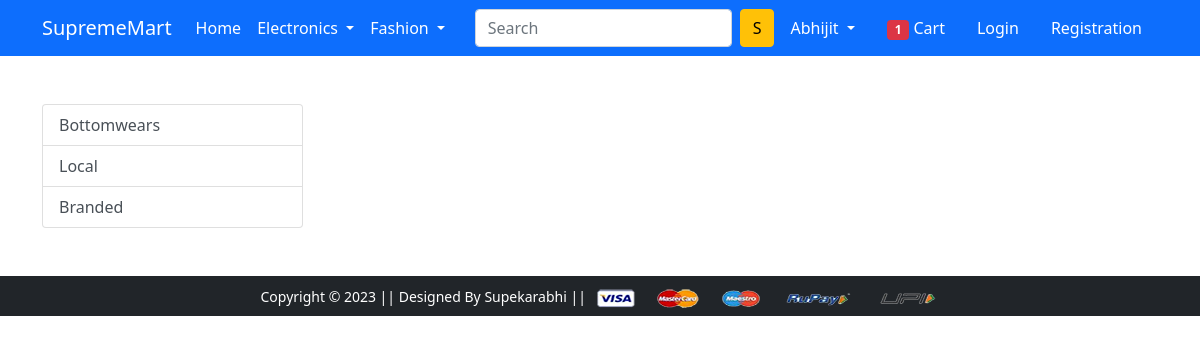
Before: /bottomwear/ with the older database file.
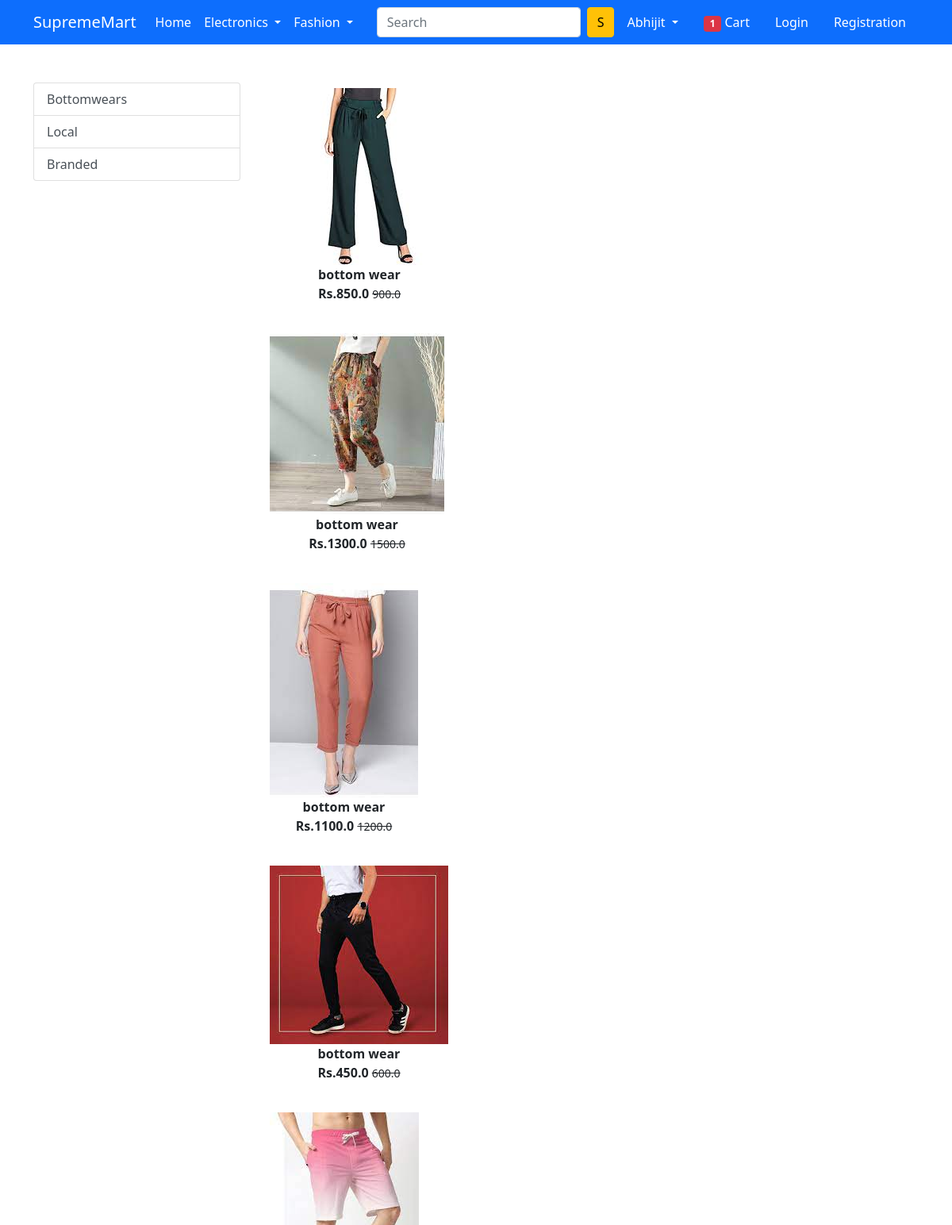
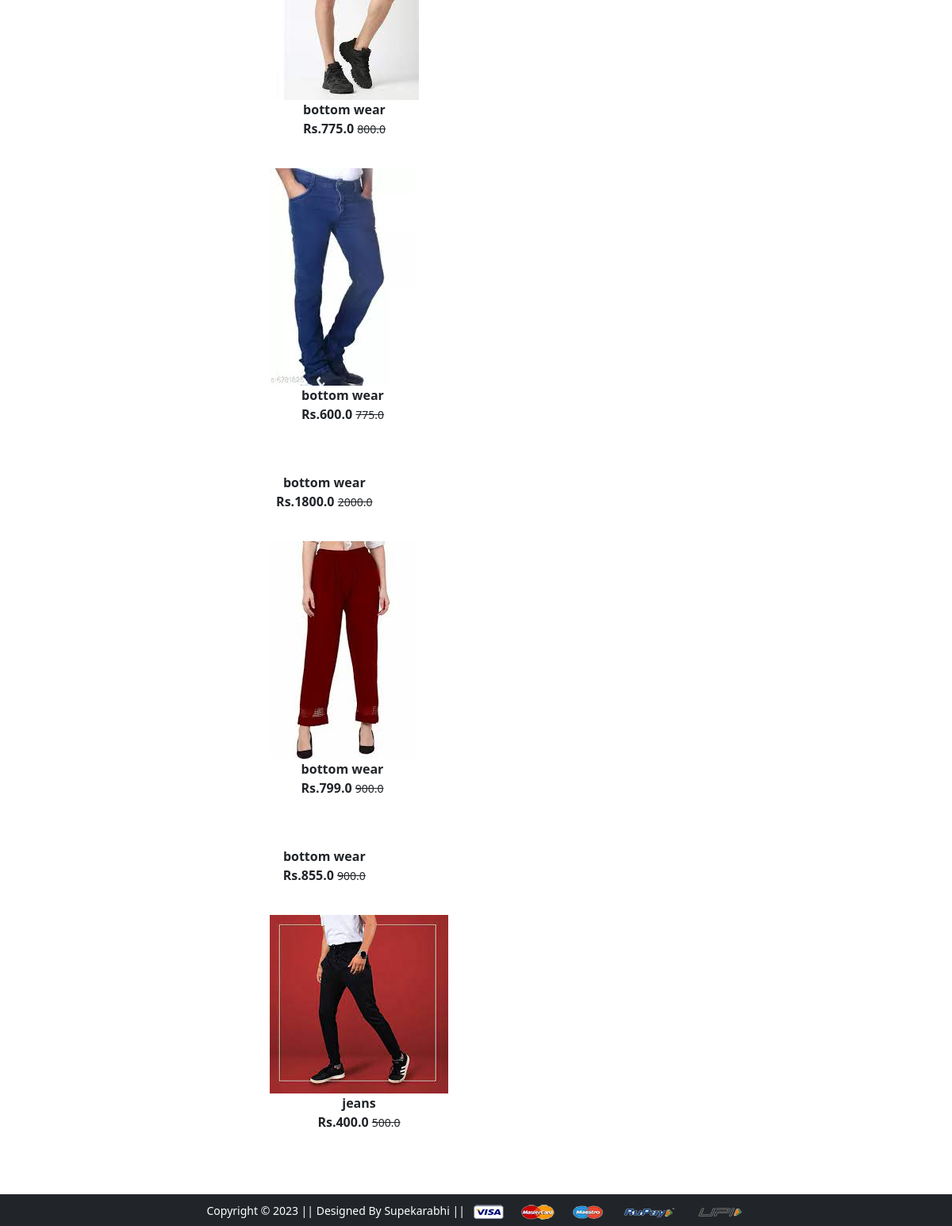
After: the same page with the newer database file (2 pictures, top to bottom).
### app/models.py (models this page shows, shortened)
class Product(models.Model):
    title=models.CharField(max_length=100)
    selling_price=models.FloatField()
    discounted_price=models.FloatField()
    description=models.TextField()
    brand=models.CharField(max_length=100)
    category=models.CharField(choices=CATEGORY_CHOICES,max_length=2)
    product_image=models.ImageField(upload_to='productimg')

### app/views.py (the view)
# urls.py: path('bottomwear/',views.bottomwear,name='bottomwear'),
def bottomwear(request,data=None):
 if data==None:
  bottomwears=Product.objects.filter(category='BW')
 elif data=='local' or data=='branded':
  bottomwears=Product.objects.filter(category='BW').filter(brand=data)
 return render(request,'app/bottomwear.html',{'bottomwears':bottomwears})

### app/templates/app/bottomwear.html (shortened to what this page needs)
{% extends 'app/base.html' %}
{% load static %}
{% block main-content %}
<div class="container my-5">
 <div class="row">
  <div class="col-sm-3">
   <div class="list-group">
    <a href="{% url 'bottomwear' %}" class="list-group-item list-group-item-action" aria-current="true">Bottomwears</a>
    <a href="{% url 'bottomweardata' 'local' %}" class="list-group-item list-group-item-action" aria-current="true">Local</a>
    <a href="{% url 'bottomweardata' 'branded' %}" class="list-group-item list-group-item-action">Branded</a>
  </div>
  </div>
  <div class="col-sm-8">
   <div class="col-sm-8">
    {% for b in bottomwears %}
     <div class="col-sm-4 text-center mb-4">
      <a href="{% url 'product-detail' b.id %}"
      class="btn">
      <div clss="item">
        <img src="{{b.product_image.url}}" alt="" height="" class="">
        <div class="fw-bold">{{b.title}}</div>
        <div class="fw-bold">Rs.{{b.discounted_price}}
        <small class="fw-light text-decoration-line-through">{{b.selling_price}}</small></div>
        </div>
      </a>
    </div>
    {% endfor %}
  </div>
  </div>
 </div>
</div>
{% endblock main-content %}

Changed rows visible on the page:
added Product: product_image (picture), title "bottom wear", discounted_price "850.0", selling_price "900.0"
added Product: product_image (picture), title "bottom wear", discounted_price "1300.0", selling_price "1500.0"
added Product: product_image (picture), title "bottom wear", discounted_price "1100.0", selling_price "1200.0"
added Product: product_image (picture), title "bottom wear", discounted_price "450.0", selling_price "600.0"
added Product: product_image (picture), title "bottom wear", discounted_price "775.0", selling_price "800.0"
added Product: product_image (picture), title "bottom wear", discounted_price "600.0", selling_price "775.0"
added Product: title "bottom wear", discounted_price "1800.0", selling_price "2000.0"
added Product: product_image (picture), title "bottom wear", discounted_price "799.0", selling_price "900.0"
added Product: title "bottom wear", discounted_price "855.0", selling_price "900.0"
added Product: product_image (picture), title "jeans", discounted_price "400.0", selling_price "500.0"
